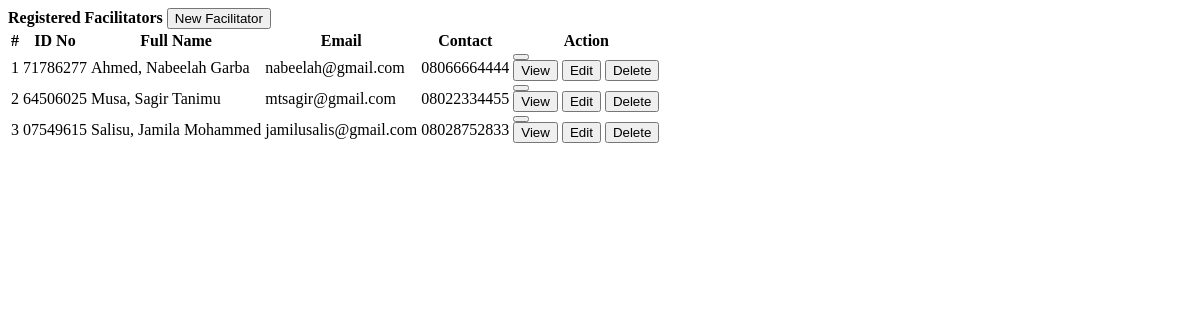
/admin/facilitator.php, run on the app's committed database.
### tables this page shows
CREATE TABLE `facilitators` (
  `id` int(30) NOT NULL,
  `id_no` varchar(100) NOT NULL,
  `programme_id` int(20) NOT NULL,
  `firstname` varchar(100) NOT NULL,
  `middlename` varchar(100) NOT NULL,
  `lastname` varchar(100) NOT NULL,
  `contact` varchar(100) NOT NULL,
  `gender` varchar(100) NOT NULL,
  `address` text NOT NULL,
  `email` varchar(200) NOT NULL,
  `state` varchar(100) NOT NULL,
  `lga` varchar(100) NOT NULL
);

### admin/facilitator.php (the view, shortened to what this page needs)
<?php include('db_connect.php');?>
<div class="container-fluid">
	<div class="col-lg-12">
		<div class="row">
			<div class="col-md-12">
				<div class="card">
					<div class="card-header">
						<b>Registered Facilitators</b>
						<span class="">
							<button class="btn btn-primary btn-block btn-sm col-sm-2 float-right" type="button" id="new_facilitator">
					<i class="fa fa-plus"></i> New Facilitator</button>
				</span>
					</div>
					<div class="card-body">
						<table class="table table-bordered table-condensed table-hover">
							<thead>
								<tr>
									<th class="text-center">#</th>
									<th class="">ID No</th>
									<th class="">Full Name</th>
									<th class="">Email</th>
									<th class="">Contact</th>
									<th class="text-center">Action</th>
								</tr>
							</thead>
							<tbody>
								<?php
								$i = 1;
								$facilitator =  $conn->query("SELECT *,concat(lastname,', ',firstname,' ',middlename) as name from facilitators order by concat(lastname,', ',firstname,' ',middlename) asc");
								while($row=$facilitator->fetch_assoc()):
								?>
								<tr>
									<td class="text-center"><?php echo $i++ ?></td>
									<td class="">
										 <p><?php echo $row['id_no'] ?></p>
									</td>
									<td class="">
										 <p><?php echo ucwords($row['name']) ?></p>
									</td>
									<td class="">
										 <p><?php echo $row['email'] ?></p>
									</td>
									<td class="text-right">
										 <p><?php echo $row['contact'] ?></p>
									</td>
									<td class="text-center">
						<div class="btn-group">
							<button type="button" class="btn btn-secondary dropdown-toggle" data-toggle="dropdown" aria-expanded="false">
							</button>
							<div class="dropdown-menu dropdown-menu-right">
								<button class="dropdown-item view_facilitator" type="button" data-id="<?php echo $row['id'] ?>" ><span class="text-primary">View</span></button>
								<button class="dropdown-item edit_facilitator" type="button" data-id="<?php echo $row['id'] ?>"><span class="text-primary">Edit</span></button>
								<button class="dropdown-item  delete_facilitator" type="button" data-id="<?php echo $row['id'] ?>" ><span class="text-danger">Delete</span></button>
							</div>
						</div>
									</td>
								</tr>
								<?php endwhile; ?>
							</tbody>
						</table>
					</div>
				</div>
			</div>
		</div>
	</div>
</div>

### admin/facilitator.php (style rules this page uses)
td { vertical-align: middle !important; }
td p { margin: unset }

### data on the page
facilitators: id_no "71786277", name "Ahmed, Nabeelah Garba", email "nabeelah@gmail.com", contact "08066664444"
facilitators: id_no "64506025", name "Musa, Sagir Tanimu", email "mtsagir@gmail.com", contact "08022334455"
facilitators: id_no "07549615", name "Salisu, Jamila Mohammed", email "jamilusalis@gmail.com", contact "08028752833"
